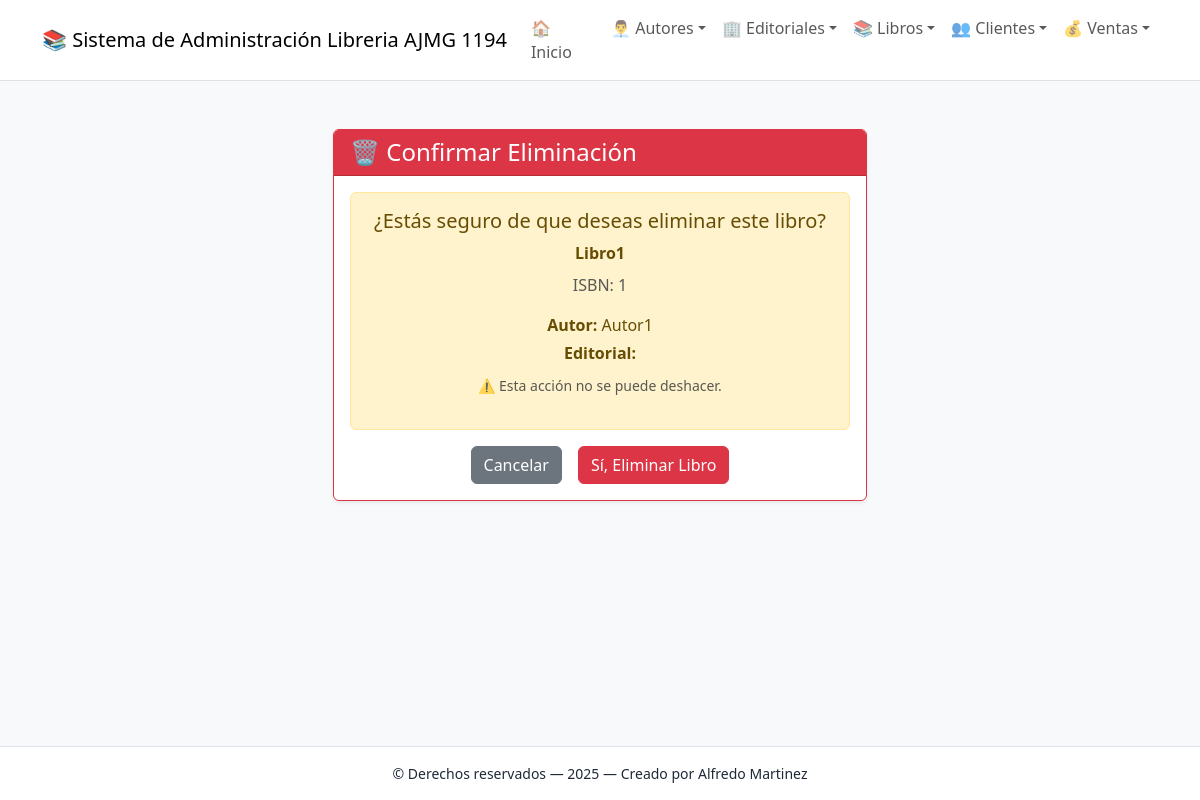
The app's page /libros/borrar/1/ with its own data.
### app_Libreria/models.py (models this page shows, shortened)
class Libro(models.Model):
    GENEROS = [
        ('FIC', 'Ficción'),
        ('ROM', 'Romance'),
        ('TER', 'Terror'),
        ('CIE', 'Ciencia Ficción'),
        ('FAN', 'Fantasía'),
        ('HIS', 'Histórico'),
        ('BIO', 'Biografía'),
        ('INF', 'Infantil'),
    ]
    id = models.AutoField(primary_key=True, verbose_name="ID Libro")
    titulo = models.CharField(max_length=200, verbose_name="Título del libro")
    isbn = models.CharField(max_length=13, unique=True, verbose_name="ISBN")
    genero = models.CharField(max_length=3, choices=GENEROS, verbose_name="Género", default='FIC')
    precio = models.DecimalField(max_digits=8, decimal_places=2, verbose_name="Precio", default=0.00)
    stock = models.IntegerField(default=0, verbose_name="Cantidad en stock")
    created_at = models.DateTimeField(auto_now_add=True, verbose_name="Fecha de creación")
    updated_at = models.DateTimeField(auto_now=True, verbose_name="Fecha de actualización")
    autor = models.ForeignKey(
        Autor,
        on_delete=models.CASCADE,
        related_name='libros',
        verbose_name="Autor"
    )
    editorial = models.ForeignKey(
        Editorial,
        on_delete=models.CASCADE,
        related_name='libros',
        verbose_name="Editorial"
    )
    class Meta:
        verbose_name = "Libro"
        verbose_name_plural = "Libros"
        ordering = ['titulo']

class Autor(models.Model):
    id = models.AutoField(primary_key=True, verbose_name="ID Autor")
    nombre = models.CharField(max_length=100, verbose_name="Nombre completo")
    nacionalidad = models.CharField(max_length=50, verbose_name="Nacionalidad", default="Desconocida")
    fecha_nacimiento = models.DateField(verbose_name="Fecha de nacimiento", default="1900-01-01")
    email = models.EmailField(verbose_name="Email de contacto", blank=True)
    activo = models.BooleanField(default=True, verbose_name="Autor activo")
    created_at = models.DateTimeField(auto_now_add=True, verbose_name="Fecha de creación")
    updated_at = models.DateTimeField(auto_now=True, verbose_name="Fecha de actualización")
    class Meta:
        verbose_name = "Autor"
        verbose_name_plural = "Autores"
        ordering = ['nombre']

### app_Libreria/views.py (the view)
# urls.py: path('libros/borrar/<int:libro_id>/', views.borrar_libro, name='borrar_libro'),
def borrar_libro(request, libro_id):
    libro = get_object_or_404(Libro, id=libro_id)
    if request.method == 'POST':
        libro.delete()
        return redirect('ver_libros')
    return render(request, 'libro/borrar_libro.html', {'libro': libro})

### app_Libreria/templates/libro/borrar_libro.html (shortened to what this page needs)
{% extends 'base.html' %}
{% block content %}
<div class="container mt-4">
    <div class="row justify-content-center">
        <div class="col-md-6">
            <div class="card shadow-sm border-danger">
                <div class="card-header bg-danger text-white">
                    <h4 class="mb-0">🗑️ Confirmar Eliminación</h4>
                </div>
                <div class="card-body text-center">
                    <div class="alert alert-warning">
                        <h5>¿Estás seguro de que deseas eliminar este libro?</h5>
                        <p class="mb-2"><strong>{{ libro.titulo }}</strong></p>
                        <p class="text-muted">ISBN: {{ libro.isbn }}</p>
                        <p class="mb-1"><strong>Autor:</strong> {{ libro.autor.nombre }}</p>
                        <p class="mb-1"><strong>Editorial:</strong> {{ libro.editorial.nombre }}</p>
                        <p class="text-muted mt-2">
                            <small>
                                ⚠️ Esta acción no se puede deshacer.
                            </small>
                        </p>
                    </div>
                    <form method="POST">
                        <div class="d-grid gap-2 d-md-flex justify-content-md-center">
                            <a href="{% url 'ver_libros' %}" class="btn btn-secondary me-md-2">Cancelar</a>
                            <button type="submit" class="btn btn-danger">Sí, Eliminar Libro</button>
                        </div>
                    </form>
                </div>
            </div>
        </div>
    </div>
</div>
{% endblock %}

### app_Libreria/templates/base.html (style rules this page uses)
body { background-color: #f7f9fb; color: #1f2937; }

### records on screen
Libro: titulo "Libro1", isbn "1", autor.nombre "Autor1"
